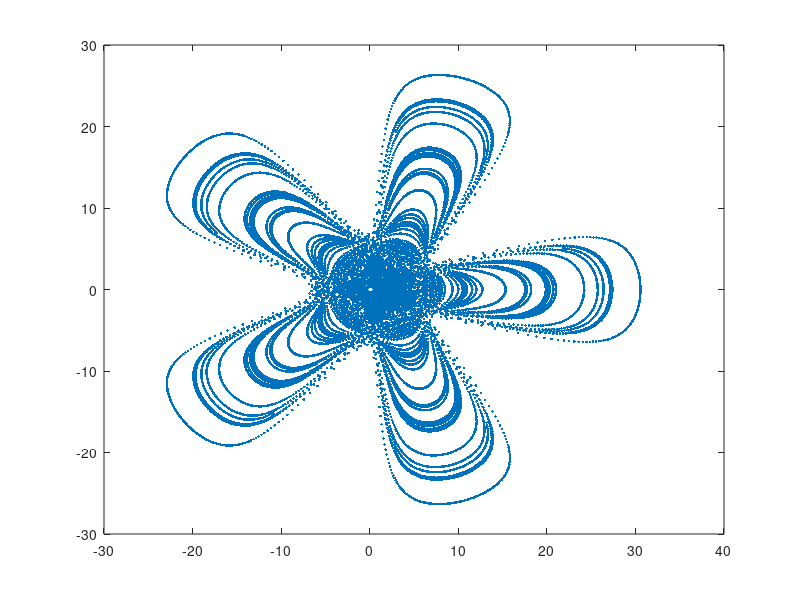

Recreate this plot in MATLAB.
%GumowskiMira1
total=20000;
xarr=zeros(total,1);
yarr=zeros(total,1);
xn=1;
yn=1;
x=0;
y=0;
%a=-0.77;b=0.95;
%a=-0.23;b=1;
a=0.31;b=1;

for k=1:total
    xn =  b * yn +a*x  +2*(x)^2*(1 - a)/(1 + x^2);
    yn = -x +a*xn +2 *(xn)^2 *(1 - a)/(1 +xn^2);
    
    %xn = b * yn +a*x  +2*(x)^2 *(1 - a)/(1 + (x)^2);
    %yn = -x    +a*xn +2*(xn)^2*(1 - a)/(1 + (xn)^2);
    x=xn;
    xarr(k)=x;
    yarr(k)=yn;
end
plot(xarr,yarr,'.')
